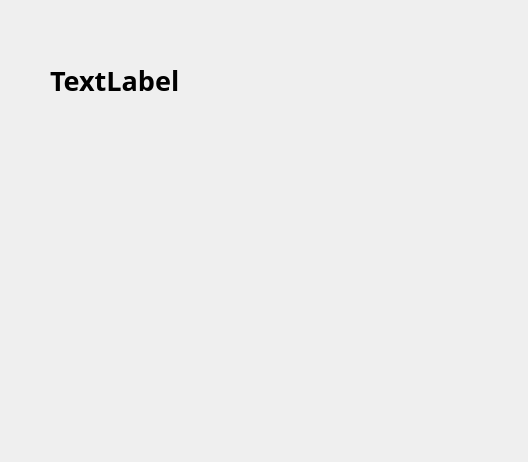
<?xml version="1.0" encoding="UTF-8"?>
<ui version="4.0">
 <class>Dialog</class>
 <widget class="QDialog" name="Dialog">
  <property name="geometry">
   <rect>
    <x>0</x>
    <y>0</y>
    <width>528</width>
    <height>462</height>
   </rect>
  </property>
  <property name="windowTitle">
   <string>Dialog</string>
  </property>
  <widget class="QLabel" name="label">
   <property name="geometry">
    <rect>
     <x>50</x>
     <y>40</y>
     <width>401</width>
     <height>81</height>
    </rect>
   </property>
   <property name="font">
    <font>
     <family>맑은 고딕</family>
     <pointsize>20</pointsize>
     <weight>75</weight>
     <bold>true</bold>
    </font>
   </property>
   <property name="text">
    <string>TextLabel</string>
   </property>
  </widget>
 </widget>
 <resources/>
 <connections/>
</ui>
